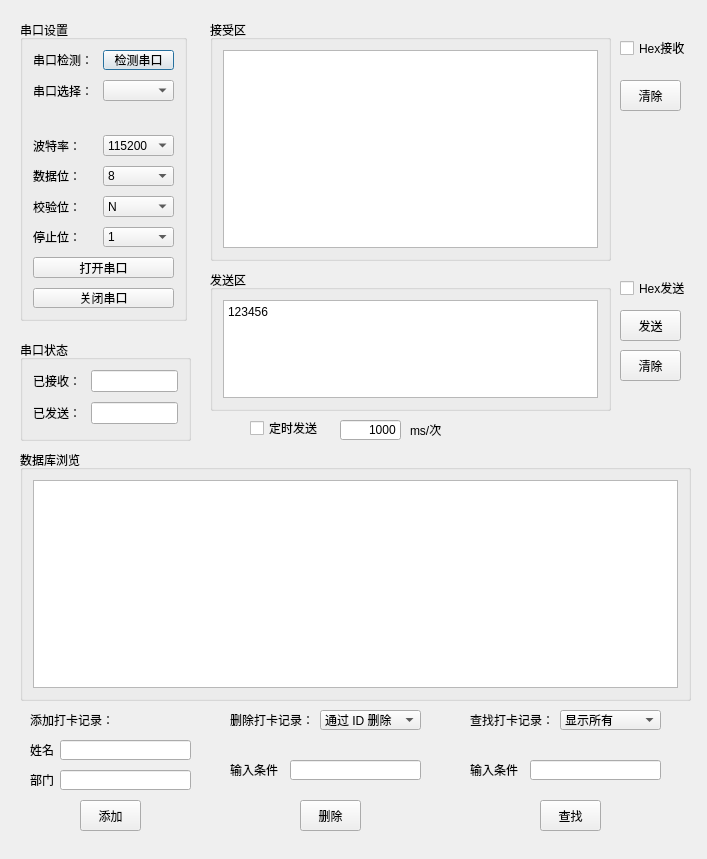
<?xml version="1.0" encoding="UTF-8"?>
<ui version="4.0">
 <class>Form</class>
 <widget class="QWidget" name="Form">
  <property name="geometry">
   <rect>
    <x>0</x>
    <y>0</y>
    <width>707</width>
    <height>859</height>
   </rect>
  </property>
  <property name="windowTitle">
   <string>Form</string>
  </property>
  <widget class="QGroupBox" name="formGroupBox">
   <property name="geometry">
    <rect>
     <x>20</x>
     <y>20</y>
     <width>167</width>
     <height>301</height>
    </rect>
   </property>
   <property name="title">
    <string>串口设置</string>
   </property>
   <layout class="QFormLayout" name="formLayout">
    <property name="horizontalSpacing">
     <number>10</number>
    </property>
    <property name="verticalSpacing">
     <number>10</number>
    </property>
    <property name="leftMargin">
     <number>10</number>
    </property>
    <property name="topMargin">
     <number>10</number>
    </property>
    <property name="rightMargin">
     <number>10</number>
    </property>
    <property name="bottomMargin">
     <number>10</number>
    </property>
    <item row="0" column="0">
     <widget class="QLabel" name="s1__lb_1">
      <property name="text">
       <string>串口检测：</string>
      </property>
     </widget>
    </item>
    <item row="0" column="1">
     <widget class="QPushButton" name="s1__box_1">
      <property name="text">
       <string>检测串口</string>
      </property>
      <property name="autoRepeatInterval">
       <number>100</number>
      </property>
      <property name="default">
       <bool>true</bool>
      </property>
     </widget>
    </item>
    <item row="1" column="0">
     <widget class="QLabel" name="s1__lb_2">
      <property name="text">
       <string>串口选择：</string>
      </property>
     </widget>
    </item>
    <item row="1" column="1">
     <widget class="QComboBox" name="s1__box_2"/>
    </item>
    <item row="3" column="0">
     <widget class="QLabel" name="s1__lb_3">
      <property name="text">
       <string>波特率：</string>
      </property>
     </widget>
    </item>
    <item row="3" column="1">
     <widget class="QComboBox" name="s1__box_3">
      <item>
       <property name="text">
        <string>115200</string>
       </property>
      </item>
      <item>
       <property name="text">
        <string>2400</string>
       </property>
      </item>
      <item>
       <property name="text">
        <string>4800</string>
       </property>
      </item>
      <item>
       <property name="text">
        <string>9600</string>
       </property>
      </item>
      <item>
       <property name="text">
        <string>14400</string>
       </property>
      </item>
      <item>
       <property name="text">
        <string>19200</string>
       </property>
      </item>
      <item>
       <property name="text">
        <string>38400</string>
       </property>
      </item>
      <item>
       <property name="text">
        <string>57600</string>
       </property>
      </item>
      <item>
       <property name="text">
        <string>76800</string>
       </property>
      </item>
      <item>
       <property name="text">
        <string>12800</string>
       </property>
      </item>
      <item>
       <property name="text">
        <string>230400</string>
       </property>
      </item>
      <item>
       <property name="text">
        <string>460800</string>
       </property>
      </item>
     </widget>
    </item>
    <item row="4" column="0">
     <widget class="QLabel" name="s1__lb_4">
      <property name="text">
       <string>数据位：</string>
      </property>
     </widget>
    </item>
    <item row="4" column="1">
     <widget class="QComboBox" name="s1__box_4">
      <item>
       <property name="text">
        <string>8</string>
       </property>
      </item>
      <item>
       <property name="text">
        <string>7</string>
       </property>
      </item>
      <item>
       <property name="text">
        <string>6</string>
       </property>
      </item>
      <item>
       <property name="text">
        <string>5</string>
       </property>
      </item>
     </widget>
    </item>
    <item row="5" column="0">
     <widget class="QLabel" name="s1__lb_5">
      <property name="text">
       <string>校验位：</string>
      </property>
     </widget>
    </item>
    <item row="5" column="1">
     <widget class="QComboBox" name="s1__box_5">
      <item>
       <property name="text">
        <string>N</string>
       </property>
      </item>
     </widget>
    </item>
    <item row="7" column="0" colspan="2">
     <widget class="QPushButton" name="open_button">
      <property name="text">
       <string>打开串口</string>
      </property>
     </widget>
    </item>
    <item row="8" column="0" colspan="2">
     <widget class="QPushButton" name="close_button">
      <property name="text">
       <string>关闭串口</string>
      </property>
     </widget>
    </item>
    <item row="6" column="0">
     <widget class="QLabel" name="s1__lb_6">
      <property name="text">
       <string>停止位：</string>
      </property>
     </widget>
    </item>
    <item row="6" column="1">
     <widget class="QComboBox" name="s1__box_6">
      <item>
       <property name="text">
        <string>1</string>
       </property>
      </item>
     </widget>
    </item>
    <item row="2" column="0" colspan="2">
     <widget class="QLabel" name="state_label">
      <property name="text">
       <string/>
      </property>
      <property name="textFormat">
       <enum>Qt::AutoText</enum>
      </property>
      <property name="scaledContents">
       <bool>true</bool>
      </property>
      <property name="alignment">
       <set>Qt::AlignRight|Qt::AlignTrailing|Qt::AlignVCenter</set>
      </property>
     </widget>
    </item>
   </layout>
  </widget>
  <widget class="QGroupBox" name="verticalGroupBox">
   <property name="geometry">
    <rect>
     <x>210</x>
     <y>20</y>
     <width>401</width>
     <height>241</height>
    </rect>
   </property>
   <property name="title">
    <string>接受区</string>
   </property>
   <layout class="QVBoxLayout" name="verticalLayout">
    <property name="leftMargin">
     <number>10</number>
    </property>
    <property name="topMargin">
     <number>10</number>
    </property>
    <property name="rightMargin">
     <number>10</number>
    </property>
    <property name="bottomMargin">
     <number>10</number>
    </property>
    <item>
     <widget class="QTextBrowser" name="s2__receive_text"/>
    </item>
   </layout>
  </widget>
  <widget class="QGroupBox" name="verticalGroupBox_2">
   <property name="geometry">
    <rect>
     <x>210</x>
     <y>270</y>
     <width>401</width>
     <height>141</height>
    </rect>
   </property>
   <property name="title">
    <string>发送区</string>
   </property>
   <layout class="QVBoxLayout" name="verticalLayout_2">
    <property name="leftMargin">
     <number>10</number>
    </property>
    <property name="topMargin">
     <number>10</number>
    </property>
    <property name="rightMargin">
     <number>10</number>
    </property>
    <property name="bottomMargin">
     <number>10</number>
    </property>
    <item>
     <widget class="QTextEdit" name="s3__send_text">
      <property name="html">
       <string>&lt;!DOCTYPE HTML PUBLIC &quot;-//W3C//DTD HTML 4.0//EN&quot; &quot;http://www.w3.org/TR/REC-html40/strict.dtd&quot;&gt;
&lt;html&gt;&lt;head&gt;&lt;meta name=&quot;qrichtext&quot; content=&quot;1&quot; /&gt;&lt;style type=&quot;text/css&quot;&gt;
p, li { white-space: pre-wrap; }
&lt;/style&gt;&lt;/head&gt;&lt;body style=&quot; font-family:'SimSun'; font-size:9pt; font-weight:400; font-style:normal;&quot;&gt;
&lt;p style=&quot; margin-top:0px; margin-bottom:0px; margin-left:0px; margin-right:0px; -qt-block-indent:0; text-indent:0px;&quot;&gt;123456&lt;/p&gt;&lt;/body&gt;&lt;/html&gt;</string>
      </property>
     </widget>
    </item>
   </layout>
  </widget>
  <widget class="QPushButton" name="s3__send_button">
   <property name="geometry">
    <rect>
     <x>620</x>
     <y>310</y>
     <width>61</width>
     <height>31</height>
    </rect>
   </property>
   <property name="text">
    <string>发送</string>
   </property>
  </widget>
  <widget class="QPushButton" name="s3__clear_button">
   <property name="geometry">
    <rect>
     <x>620</x>
     <y>350</y>
     <width>61</width>
     <height>31</height>
    </rect>
   </property>
   <property name="text">
    <string>清除</string>
   </property>
  </widget>
  <widget class="QGroupBox" name="formGroupBox">
   <property name="geometry">
    <rect>
     <x>20</x>
     <y>340</y>
     <width>171</width>
     <height>101</height>
    </rect>
   </property>
   <property name="title">
    <string>串口状态</string>
   </property>
   <layout class="QFormLayout" name="formLayout_2">
    <property name="horizontalSpacing">
     <number>10</number>
    </property>
    <property name="verticalSpacing">
     <number>10</number>
    </property>
    <property name="leftMargin">
     <number>10</number>
    </property>
    <property name="topMargin">
     <number>10</number>
    </property>
    <property name="rightMargin">
     <number>10</number>
    </property>
    <property name="bottomMargin">
     <number>10</number>
    </property>
    <item row="0" column="0">
     <widget class="QLabel" name="label">
      <property name="text">
       <string>已接收：</string>
      </property>
     </widget>
    </item>
    <item row="1" column="0">
     <widget class="QLabel" name="label_2">
      <property name="text">
       <string>已发送：</string>
      </property>
     </widget>
    </item>
    <item row="0" column="1">
     <widget class="QLineEdit" name="lineEdit"/>
    </item>
    <item row="1" column="1">
     <widget class="QLineEdit" name="lineEdit_2"/>
    </item>
   </layout>
  </widget>
  <widget class="QCheckBox" name="hex_send">
   <property name="geometry">
    <rect>
     <x>620</x>
     <y>280</y>
     <width>71</width>
     <height>16</height>
    </rect>
   </property>
   <property name="text">
    <string>Hex发送</string>
   </property>
  </widget>
  <widget class="QCheckBox" name="hex_receive">
   <property name="geometry">
    <rect>
     <x>620</x>
     <y>40</y>
     <width>71</width>
     <height>16</height>
    </rect>
   </property>
   <property name="text">
    <string>Hex接收</string>
   </property>
  </widget>
  <widget class="QPushButton" name="s2__clear_button">
   <property name="geometry">
    <rect>
     <x>620</x>
     <y>80</y>
     <width>61</width>
     <height>31</height>
    </rect>
   </property>
   <property name="text">
    <string>清除</string>
   </property>
  </widget>
  <widget class="QCheckBox" name="timer_send_cb">
   <property name="geometry">
    <rect>
     <x>250</x>
     <y>420</y>
     <width>71</width>
     <height>16</height>
    </rect>
   </property>
   <property name="text">
    <string>定时发送</string>
   </property>
  </widget>
  <widget class="QLineEdit" name="lineEdit_3">
   <property name="geometry">
    <rect>
     <x>340</x>
     <y>420</y>
     <width>61</width>
     <height>20</height>
    </rect>
   </property>
   <property name="text">
    <string>1000</string>
   </property>
   <property name="alignment">
    <set>Qt::AlignRight|Qt::AlignTrailing|Qt::AlignVCenter</set>
   </property>
  </widget>
  <widget class="QLabel" name="dw">
   <property name="geometry">
    <rect>
     <x>410</x>
     <y>420</y>
     <width>54</width>
     <height>20</height>
    </rect>
   </property>
   <property name="text">
    <string>ms/次</string>
   </property>
  </widget>
  <widget class="QGroupBox" name="verticalGroupBox_3">
   <property name="geometry">
    <rect>
     <x>20</x>
     <y>450</y>
     <width>671</width>
     <height>251</height>
    </rect>
   </property>
   <property name="title">
    <string>数据库浏览</string>
   </property>
   <layout class="QVBoxLayout" name="verticalLayout_3">
    <property name="leftMargin">
     <number>10</number>
    </property>
    <property name="topMargin">
     <number>10</number>
    </property>
    <property name="rightMargin">
     <number>10</number>
    </property>
    <property name="bottomMargin">
     <number>10</number>
    </property>
    <item>
     <widget class="QTextBrowser" name="s2__database_text"/>
    </item>
   </layout>
  </widget>
  <widget class="QLabel" name="s1__lb_7">
   <property name="geometry">
    <rect>
     <x>30</x>
     <y>710</y>
     <width>81</width>
     <height>20</height>
    </rect>
   </property>
   <property name="text">
    <string>添加打卡记录：</string>
   </property>
  </widget>
  <widget class="QLabel" name="s1__lb_8">
   <property name="geometry">
    <rect>
     <x>230</x>
     <y>710</y>
     <width>81</width>
     <height>20</height>
    </rect>
   </property>
   <property name="text">
    <string>删除打卡记录：</string>
   </property>
  </widget>
  <widget class="QLabel" name="s1__lb_9">
   <property name="geometry">
    <rect>
     <x>470</x>
     <y>710</y>
     <width>81</width>
     <height>20</height>
    </rect>
   </property>
   <property name="text">
    <string>查找打卡记录：</string>
   </property>
  </widget>
  <widget class="QComboBox" name="s1__box_7">
   <property name="geometry">
    <rect>
     <x>320</x>
     <y>710</y>
     <width>101</width>
     <height>20</height>
    </rect>
   </property>
   <item>
    <property name="text">
     <string>通过 ID 删除</string>
    </property>
   </item>
   <item>
    <property name="text">
     <string>通过名字删除</string>
    </property>
   </item>
   <item>
    <property name="text">
     <string>通过部门删除</string>
    </property>
   </item>
   <item>
    <property name="text">
     <string>删除所有记录</string>
    </property>
   </item>
  </widget>
  <widget class="QLabel" name="label_3">
   <property name="geometry">
    <rect>
     <x>30</x>
     <y>740</y>
     <width>48</width>
     <height>20</height>
    </rect>
   </property>
   <property name="text">
    <string>姓名</string>
   </property>
  </widget>
  <widget class="QLineEdit" name="lineEdit_4">
   <property name="geometry">
    <rect>
     <x>60</x>
     <y>740</y>
     <width>131</width>
     <height>20</height>
    </rect>
   </property>
  </widget>
  <widget class="QLineEdit" name="lineEdit_5">
   <property name="geometry">
    <rect>
     <x>60</x>
     <y>770</y>
     <width>131</width>
     <height>20</height>
    </rect>
   </property>
  </widget>
  <widget class="QLabel" name="label_4">
   <property name="geometry">
    <rect>
     <x>30</x>
     <y>770</y>
     <width>48</width>
     <height>20</height>
    </rect>
   </property>
   <property name="text">
    <string>部门</string>
   </property>
  </widget>
  <widget class="QComboBox" name="s1__box_8">
   <property name="geometry">
    <rect>
     <x>560</x>
     <y>710</y>
     <width>101</width>
     <height>20</height>
    </rect>
   </property>
   <item>
    <property name="text">
     <string>显示所有</string>
    </property>
   </item>
   <item>
    <property name="text">
     <string>通过 ID 查询</string>
    </property>
   </item>
   <item>
    <property name="text">
     <string>通过名字查询</string>
    </property>
   </item>
   <item>
    <property name="text">
     <string>通过部门查询</string>
    </property>
   </item>
  </widget>
  <widget class="QPushButton" name="add_record_button">
   <property name="geometry">
    <rect>
     <x>80</x>
     <y>800</y>
     <width>61</width>
     <height>31</height>
    </rect>
   </property>
   <property name="text">
    <string>添加</string>
   </property>
  </widget>
  <widget class="QPushButton" name="delete_record_button">
   <property name="geometry">
    <rect>
     <x>300</x>
     <y>800</y>
     <width>61</width>
     <height>31</height>
    </rect>
   </property>
   <property name="text">
    <string>删除</string>
   </property>
  </widget>
  <widget class="QPushButton" name="search_record_button">
   <property name="geometry">
    <rect>
     <x>540</x>
     <y>800</y>
     <width>61</width>
     <height>31</height>
    </rect>
   </property>
   <property name="text">
    <string>查找</string>
   </property>
  </widget>
  <widget class="QLineEdit" name="lineEdit_6">
   <property name="geometry">
    <rect>
     <x>290</x>
     <y>760</y>
     <width>131</width>
     <height>20</height>
    </rect>
   </property>
   <property name="text">
    <string/>
   </property>
  </widget>
  <widget class="QLabel" name="label_5">
   <property name="geometry">
    <rect>
     <x>230</x>
     <y>760</y>
     <width>48</width>
     <height>20</height>
    </rect>
   </property>
   <property name="text">
    <string>输入条件</string>
   </property>
  </widget>
  <widget class="QLineEdit" name="lineEdit_7">
   <property name="geometry">
    <rect>
     <x>530</x>
     <y>760</y>
     <width>131</width>
     <height>20</height>
    </rect>
   </property>
   <property name="text">
    <string/>
   </property>
  </widget>
  <widget class="QLabel" name="label_6">
   <property name="geometry">
    <rect>
     <x>470</x>
     <y>760</y>
     <width>48</width>
     <height>20</height>
    </rect>
   </property>
   <property name="text">
    <string>输入条件</string>
   </property>
  </widget>
  <zorder>verticalGroupBox</zorder>
  <zorder>verticalGroupBox_2</zorder>
  <zorder>formGroupBox</zorder>
  <zorder>s3__send_button</zorder>
  <zorder>s3__clear_button</zorder>
  <zorder>formGroupBox</zorder>
  <zorder>hex_send</zorder>
  <zorder>hex_receive</zorder>
  <zorder>s2__clear_button</zorder>
  <zorder>timer_send_cb</zorder>
  <zorder>lineEdit_3</zorder>
  <zorder>dw</zorder>
  <zorder>verticalGroupBox_3</zorder>
  <zorder>s1__lb_7</zorder>
  <zorder>s1__lb_8</zorder>
  <zorder>s1__lb_9</zorder>
  <zorder>s1__box_7</zorder>
  <zorder>label_3</zorder>
  <zorder>lineEdit_4</zorder>
  <zorder>lineEdit_5</zorder>
  <zorder>label_4</zorder>
  <zorder>s1__box_8</zorder>
  <zorder>add_record_button</zorder>
  <zorder>delete_record_button</zorder>
  <zorder>search_record_button</zorder>
  <zorder>lineEdit_6</zorder>
  <zorder>label_5</zorder>
  <zorder>lineEdit_7</zorder>
  <zorder>label_6</zorder>
 </widget>
 <resources/>
 <connections/>
</ui>
